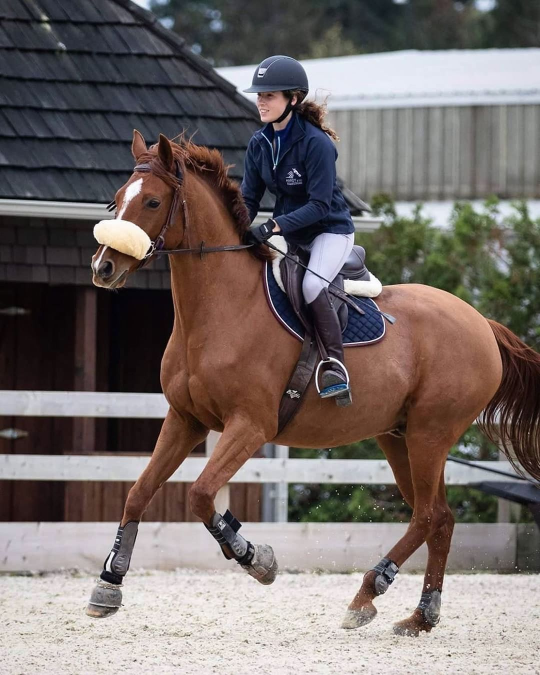
#> input picture Solutions/Lab 3 (Chapter 2.2)/II - Bài tập thực hành/Exercise 2/images/horse.jpg, 1080 x 1350 px (shown at 1/2 size)
$ jupyter execute lab2_canny_edge_detection.ipynb
#> lines starting #> are read from the running program, lines starting #| are printed output that depends on the picture
[cell 1]
import cv2
import matplotlib.pyplot as plt

[cell 2]
image = cv2.imread("./images/horse.jpg", cv2.IMREAD_GRAYSCALE)
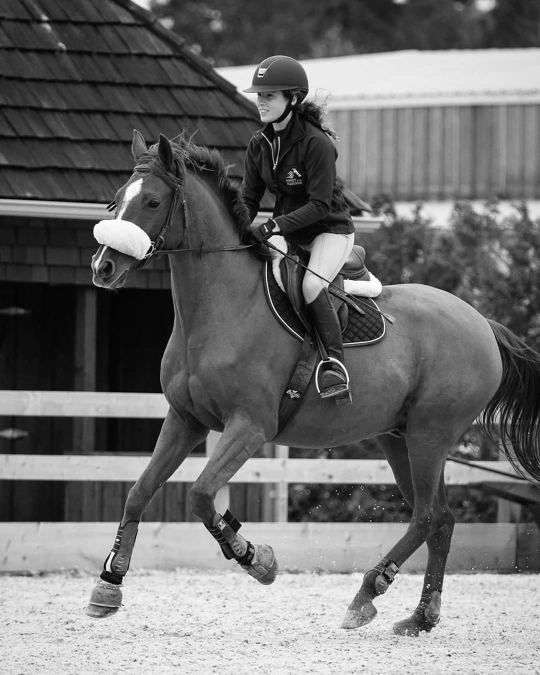
#> image: shape (1350, 1080) (shown at 1/2 size); min 0, max 255, mean 109.2

plt.figure(figsize=(5, 5))
plt.imshow(image, cmap="gray")
plt.title("Original")
plt.axis("off")
plt.show()

Ta dùng một cấu hình baseline thường gặp: blur nhẹ + Canny thresholds trung bình.

[cell 3]
# So sánh với giá trị mặc định (baseline)

# Mặc định (baseline)
sigma_default = 1.0
low_default = 50
high_default = 150

# Thử nghiệm (bạn đổi 3 giá trị này)
sigma = 3.0
low_threshold = 25
high_threshold = 75

# Default result
blurred_def = cv2.GaussianBlur(image, ksize=(0, 0), sigmaX=sigma_default, sigmaY=sigma_default)
edges_def = cv2.Canny(blurred_def, low_default, high_default)
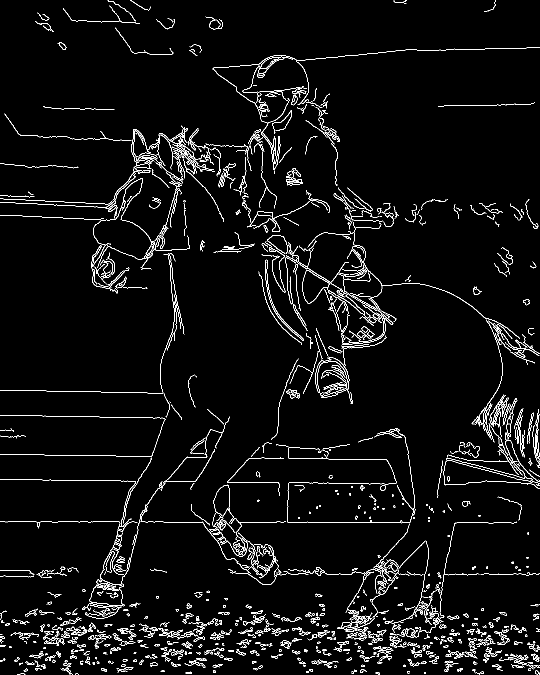
#> edges_def: shape (1350, 1080) (shown at 1/2 size); 3.9% white in thin lines or dots

# New result
blurred_new = cv2.GaussianBlur(image, ksize=(0, 0), sigmaX=sigma, sigmaY=sigma)
edges_new = cv2.Canny(blurred_new, low_threshold, high_threshold)
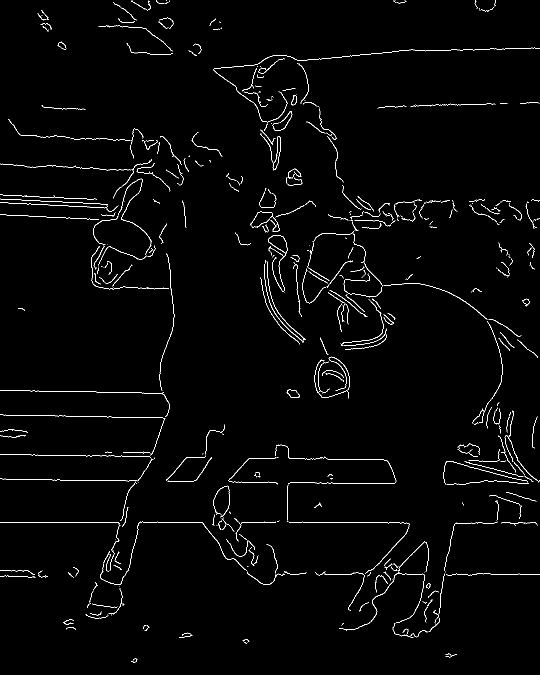
#> edges_new: shape (1350, 1080) (shown at 1/2 size); 1.7% white in thin lines or dots

plt.figure(figsize=(10, 4))
plt.subplot(1, 2, 1)
plt.imshow(edges_def, cmap="gray")
plt.title(f"Default\nσ={sigma_default}, T=({low_default},{high_default})")
plt.axis("off")

plt.subplot(1, 2, 2)
plt.imshow(edges_new, cmap="gray")
plt.title(f"New\nσ={sigma}, T=({low_threshold},{high_threshold})")
plt.axis("off")

plt.tight_layout()
plt.show()
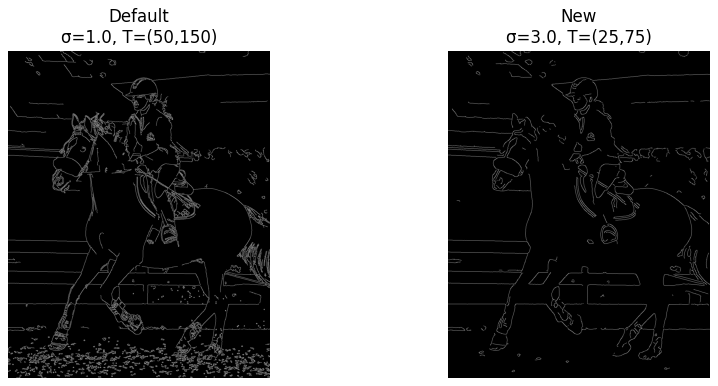
#> figure drawn by matplotlib, 2 panels

Giữ nguyên threshold như baseline, chỉ thay σ = 1, 2, 3 để thấy xu hướng “σ tăng → biên giảm”.

[cell 4]
# Giữ ngưỡng cố định, thay đổi sigma
sigmas = [0.5, 1.0, 2.0, 3.0]

low_threshold = 50
high_threshold = 150

plt.figure(figsize=(4 * len(sigmas), 4))
for i, sigma in enumerate(sigmas):
    blurred = cv2.GaussianBlur(image, ksize=(0, 0), sigmaX=sigma, sigmaY=sigma)
    edges = cv2.Canny(blurred, low_threshold, high_threshold)

    plt.subplot(1, len(sigmas), i + 1)
    plt.imshow(edges, cmap="gray")
    plt.title(f"σ={sigma}\nT=({low_threshold},{high_threshold})")
    plt.axis("off")
#> this loop made 4 passes
#> pass 1, `edges = cv2.Canny(blurred, low_threshold, high_threshold)`:
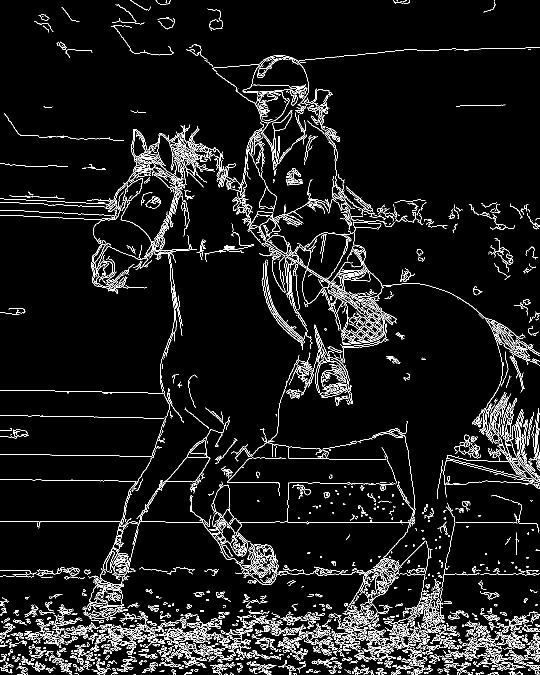
#> edges: shape (1350, 1080) (shown at 1/2 size); 6.4% white in thin lines or dots

plt.suptitle("Canny: fixed thresholds, varying σ")
plt.tight_layout()
plt.show()
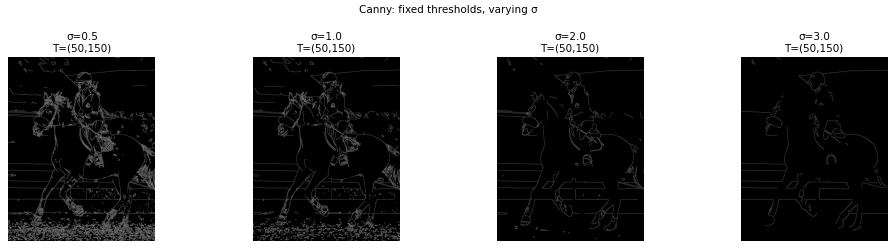
#> figure drawn by matplotlib, 4 panels

[cell 5]
# Giữ sigma cố định, thay đổi ngưỡng (low/high)
sigma = 1.0

thresholds = [
    (25, 75),
    (50, 150),
    (70, 210),
    (100, 250),
]

n_cols = 2
n_rows = (len(thresholds) + n_cols - 1) // n_cols
plt.figure(figsize=(4 * n_cols, 4 * n_rows))
blurred = cv2.GaussianBlur(image, ksize=(0, 0), sigmaX=sigma, sigmaY=sigma)

for i, (low_threshold, high_threshold) in enumerate(thresholds):
    edges = cv2.Canny(blurred, low_threshold, high_threshold)

    plt.subplot(n_rows, n_cols, i + 1)
    plt.imshow(edges, cmap="gray")
    plt.title(f"σ={sigma}\nT=({low_threshold},{high_threshold})")
    plt.axis("off")
#> this loop made 4 passes
#> pass 1, `edges = cv2.Canny(blurred, low_threshold, high_threshold)`:
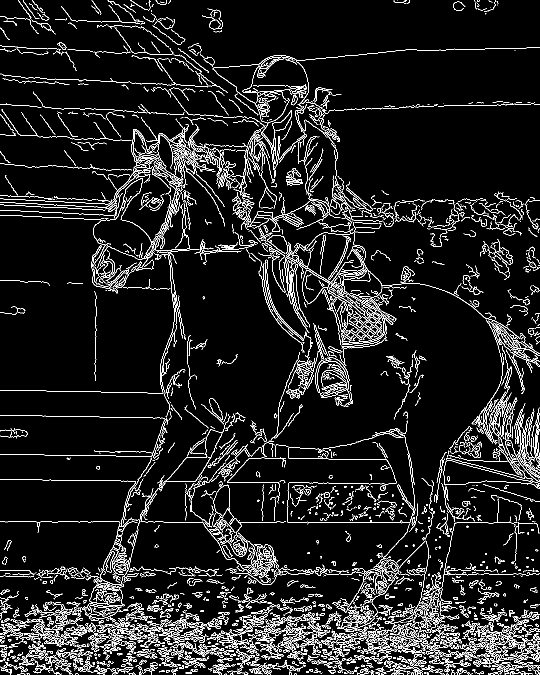
#> edges: shape (1350, 1080) (shown at 1/2 size); 8% white in thin lines or dots
#> pass 3, `edges = cv2.Canny(blurred, low_threshold, high_threshold)`:
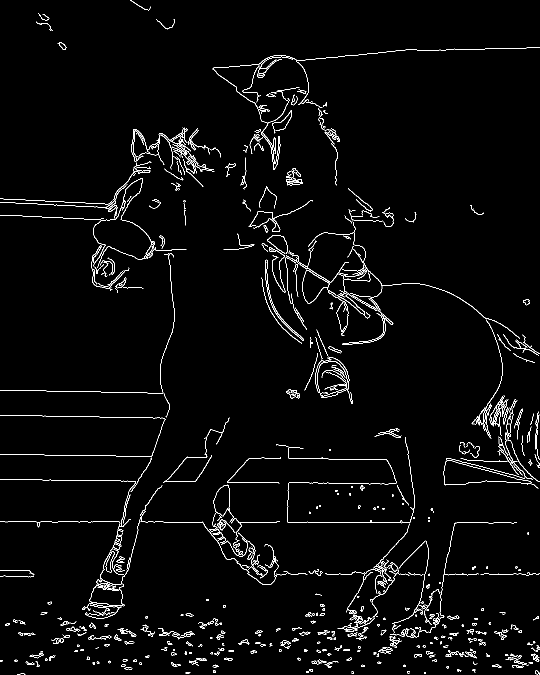
#> edges: shape (1350, 1080) (shown at 1/2 size); 2.6% white in thin lines or dots

plt.suptitle("Canny: fixed σ, varying thresholds")
plt.tight_layout()
plt.show()
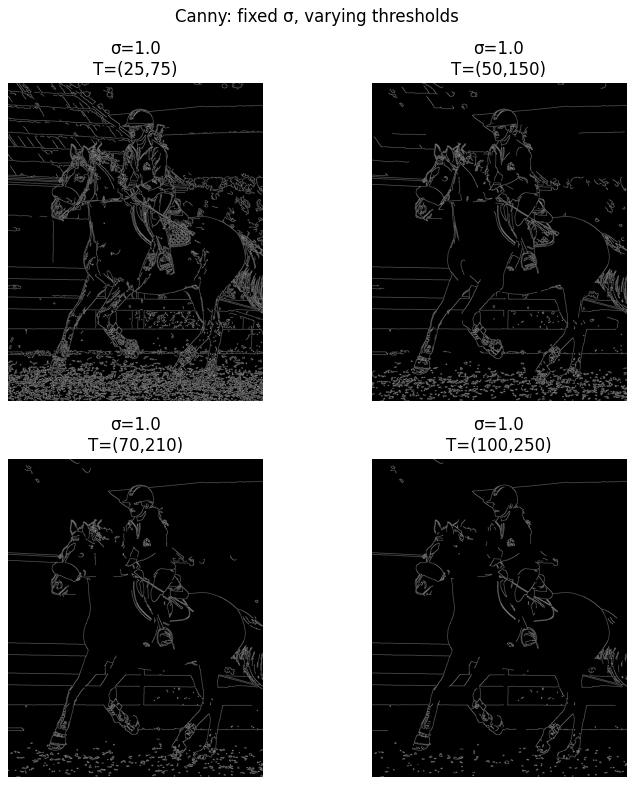
#> figure drawn by matplotlib, 4 panels

- **Cột trái**: threshold cố định $T=(50,150)$
- **Cột phải**: threshold điều chỉnh theo σ (σ càng lớn → threshold càng thấp)
- **Hàng**: σ = 1.0, 2.0, 3.0

[cell 6]
# Thay đổi cả sigma và ngưỡng, theo dõi ảnh hưởng lên ảnh
configs = [
    # (sigma, low, high)
    (1.0, 50, 150),
    (2.0, 50, 150),
    (3.0, 50, 150),
    (1.0, 70, 210),
    (2.0, 50, 150),
    (3.0, 25, 75),
]

n_cols = 2
n_rows = (len(configs) + n_cols - 1) // n_cols
plt.figure(figsize=(4 * n_cols, 4 * n_rows))
for i, (sigma, low_threshold, high_threshold) in enumerate(configs):
    blurred = cv2.GaussianBlur(image, ksize=(0, 0), sigmaX=sigma, sigmaY=sigma)
    edges = cv2.Canny(blurred, low_threshold, high_threshold)

    plt.subplot(n_rows, n_cols, i + 1)
    plt.imshow(edges, cmap="gray")
    plt.title(f"σ={sigma}\nT=({low_threshold},{high_threshold})")
    plt.axis("off")
#> this loop made 6 passes
#> pass 3, `edges = cv2.Canny(blurred, low_threshold, high_threshold)`:
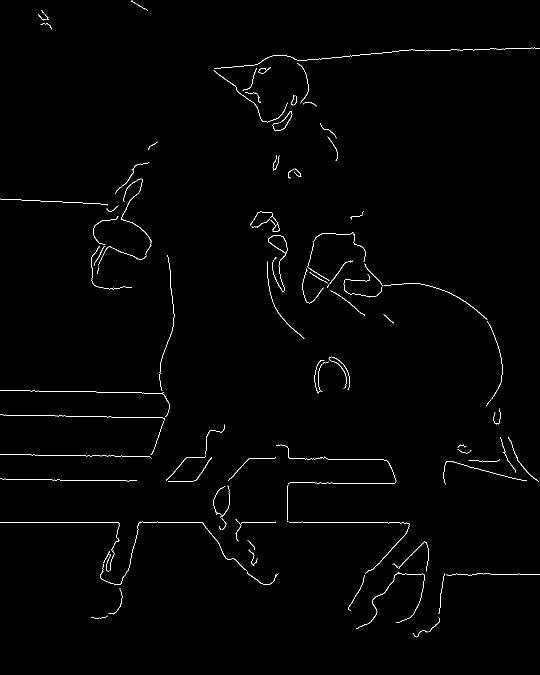
#> edges: shape (1350, 1080) (shown at 1/2 size); 0.83% white in thin lines or dots

plt.suptitle("Canny: varying σ and thresholds")
plt.tight_layout()
plt.show()
